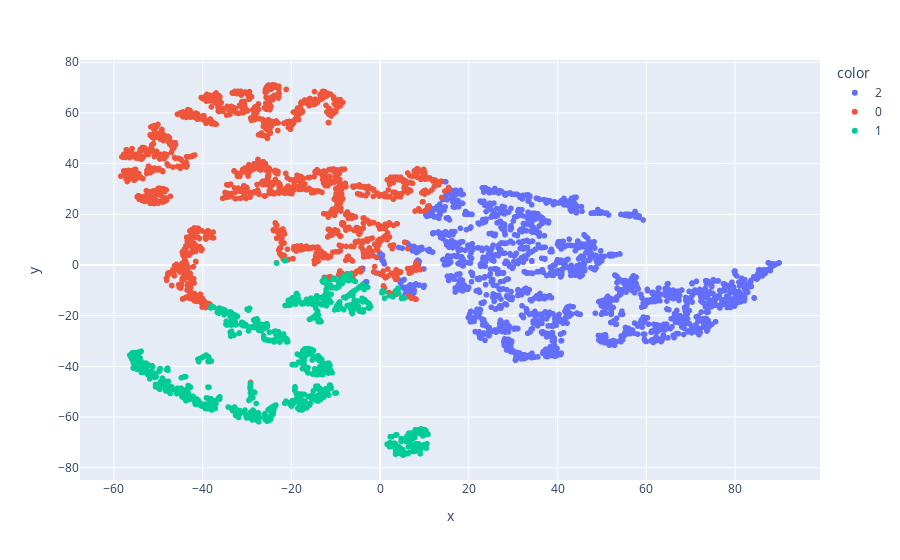

Notebook source saved alongside this figure:
### Markdown cell above
**Respuesta:**

### Code cell
fig = px.scatter(x=Coordenadas[:, 0], y=Coordenadas[:, 1], color=labels.astype(str))
fig.show()

### Figure 1 — Plotly figure (JSON) as saved in the notebook; plotly's stock layout.template omitted (floating-point values rounded to 4 significant figures; data arrays with more than 128 entries replaced by an {"elided": "..."} marker saying what was removed)
{"data": [{"hovertemplate": "color=2<br>x=%{x}<br>y=%{y}<extra></extra>", "legendgroup": "2", "marker": {"color": "#636efa", "symbol": "circle"}, "mode": "markers", "name": "2", "showlegend": true, "type": "scattergl", "x": {"elided": "1756 float values"}, "xaxis": "x", "y": {"elided": "1756 float values"}, "yaxis": "y"}, {"hovertemplate": "color=0<br>x=%{x}<br>y=%{y}<extra></extra>", "legendgroup": "0", "marker": {"color": "#EF553B", "symbol": "circle"}, "mode": "markers", "name": "0", "showlegend": true, "type": "scattergl", "x": {"elided": "1602 float values"}, "xaxis": "x", "y": {"elided": "1602 float values"}, "yaxis": "y"}, {"hovertemplate": "color=1<br>x=%{x}<br>y=%{y}<extra></extra>", "legendgroup": "1", "marker": {"color": "#00cc96", "symbol": "circle"}, "mode": "markers", "name": "1", "showlegend": true, "type": "scattergl", "x": {"elided": "956 float values"}, "xaxis": "x", "y": {"elided": "956 float values"}, "yaxis": "y"}], "layout": {"legend": {"title": {"text": "color"}, "tracegroupgap": 0}, "margin": {"t": 60}, "xaxis": {"anchor": "y", "domain": [0, 1], "title": {"text": "x"}}, "yaxis": {"anchor": "x", "domain": [0, 1], "title": {"text": "y"}}}}
